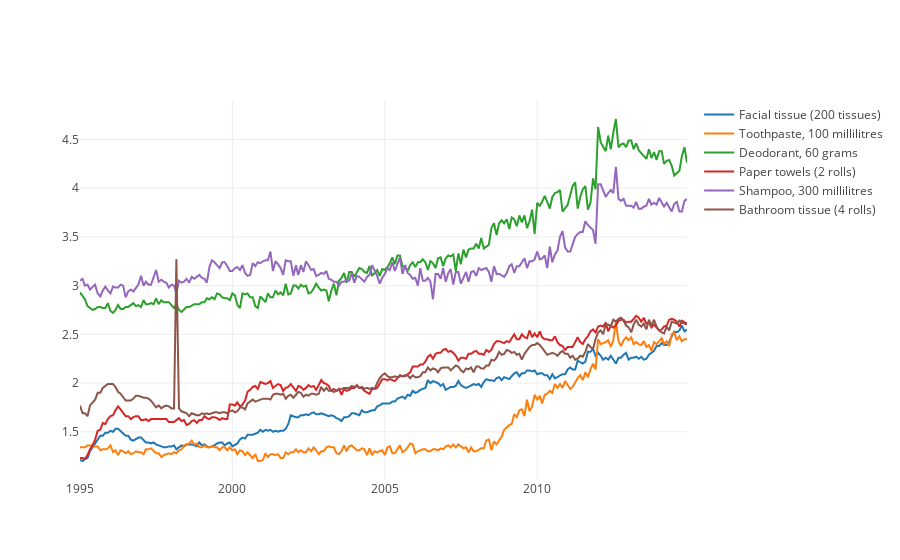

Notebook code cell kept with this figure:
### Code cell
plot_commodities([
    'Paper towels (2 rolls)',
    'Facial tissue (200 tissues)', 
    'Bathroom tissue (4 rolls)',
    'Shampoo, 300 millilitres', 
    'Deodorant, 60 grams',
    'Toothpaste, 100 millilitres',
])

### Figure 1 — Plotly figure (JSON) as saved in the notebook; plotly's stock layout.template omitted (floating-point values rounded to 4 significant figures; data arrays with more than 128 entries replaced by an {"elided": "..."} marker saying what was removed)
{"data": [{"name": "Facial tissue (200 tissues)", "type": "scatter", "uid": "457542c4-d803-11e8-9158-6c71d9546346", "x": {"elided": "240 str values"}, "y": {"elided": "240 float values"}}, {"name": "Toothpaste, 100 millilitres", "type": "scatter", "uid": "457542c5-d803-11e8-9158-6c71d9546346", "x": {"elided": "240 str values"}, "y": {"elided": "240 float values"}}, {"name": "Deodorant, 60 grams", "type": "scatter", "uid": "457542c6-d803-11e8-9158-6c71d9546346", "x": {"elided": "240 str values"}, "y": {"elided": "240 float values"}}, {"name": "Paper towels (2 rolls)", "type": "scatter", "uid": "457542c7-d803-11e8-9158-6c71d9546346", "x": {"elided": "240 str values"}, "y": {"elided": "240 float values"}}, {"name": "Shampoo, 300 millilitres", "type": "scatter", "uid": "457542c8-d803-11e8-9158-6c71d9546346", "x": {"elided": "240 str values"}, "y": {"elided": "240 float values"}}, {"name": "Bathroom tissue (4 rolls)", "type": "scatter", "uid": "457542c9-d803-11e8-9158-6c71d9546346", "x": {"elided": "240 str values"}, "y": {"elided": "240 float values"}}], "layout": {}}
